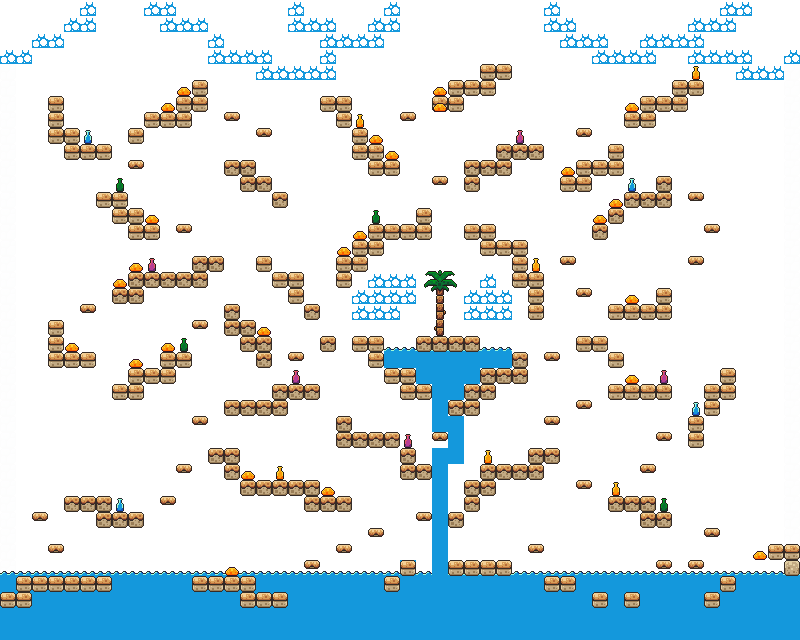

Tiled map render using the project's own tile images. Description and the map definition, with tile-layer contents summarised, below:
An orthogonal 50x40 tile map with 16x16 px tiles, 10 tile layers (Background, Air, Lvl Wall, Edge, ...), 5 tilesets and 145 objects.

<map version="1.11" tiledversion="1.11.2" orientation="orthogonal" renderorder="right-down" width="50" height="40" tilewidth="16" tileheight="16" infinite="0" nextlayerid="15" nextobjectid="156">
 <properties>
  <property name="player_default_position" value="1,4" />
  <property name="seconds" type="int" value="300" />
  <property name="text_color" type="color" value="#ff000000" />
 </properties>
 <tileset firstgid="1" source="../tilesets/world_tileset.tsx" />
 <tileset firstgid="257" source="../tilesets/platforms.tsx" />
 <tileset firstgid="273" source="../tilesets/hearts.tsx" />
 <tileset firstgid="277" source="../tilesets/coin.tsx" />
 <tileset firstgid="278" source="../tilesets/fruit.tsx" />
 <layer id="1" name="Background" width="50" height="40">
  <data>[2000 cells, 2000 non-empty, 1 distinct tile ids]</data>
 </layer>
 <layer id="2" name="Air" width="50" height="40" opacity="0.18" tintcolor="#375aaa">
  <data>[2000 cells, 2000 non-empty, 1 distinct tile ids]</data>
 </layer>
 <layer id="3" name="Lvl Wall" width="50" height="40" opacity="0.01">
  <data>[2000 cells, 34 non-empty, 1 distinct tile ids]</data>
 </layer>
 <layer id="4" name="Edge" width="50" height="40" opacity="0.01">
  <data>[2000 cells, 37 non-empty, 1 distinct tile ids]</data>
 </layer>
 <layer id="6" name="Water" width="50" height="40">
  <data>[2000 cells, 284 non-empty, 2 distinct tile ids]</data>
 </layer>
 <layer id="5" name="Platforms" width="50" height="40">
  <data>[2000 cells, 174 non-empty, 3 distinct tile ids]</data>
 </layer>
 <layer id="13" name="Sand" width="50" height="40">
  <data>[2000 cells, 94 non-empty, 1 distinct tile ids]</data>
 </layer>
 <objectgroup id="7" name="Moving Sprites">
  <object id="102" gid="3" x="752" y="576" width="16" height="16">
   <properties>
    <property name="boundary_bottom" type="float" value="0" />
    <property name="boundary_left" type="float" value="0" />
    <property name="boundary_right" type="float" value="0" />
    <property name="boundary_top" type="float" value="0" />
    <property name="change_x" type="float" value="0" />
    <property name="change_y" type="float" value="0" />
   </properties>
  </object>
  <object id="103" gid="3" x="768" y="576" width="16" height="16">
   <properties>
    <property name="boundary_bottom" type="float" value="0" />
    <property name="boundary_left" type="float" value="0" />
    <property name="boundary_right" type="float" value="0" />
    <property name="boundary_top" type="float" value="0" />
    <property name="change_x" type="float" value="0" />
    <property name="change_y" type="float" value="0" />
   </properties>
  </object>
 </objectgroup>
 <layer id="8" name="Dynamic Items" width="50" height="40">
  <data>[2000 cells, 19 non-empty, 4 distinct tile ids]</data>
 </layer>
 <objectgroup id="9" name="Fruits">
  <object id="104" gid="278" x="256" y="592" width="16" height="16" />
  <object id="105" gid="287" x="80" y="496" width="16" height="16" />
  <object id="106" gid="291" x="336" y="496" width="16" height="16" />
  <object id="107" gid="282" x="256" y="400" width="16" height="16" />
  <object id="108" gid="288" x="240" y="320" width="16" height="16" />
  <object id="109" gid="279" x="144" y="368" width="16" height="16" />
  <object id="110" gid="286" x="48" y="320" width="16" height="16" />
  <object id="111" gid="284" x="128" y="208" width="16" height="16" />
  <object id="112" gid="278" x="176" y="272" width="16" height="16" />
  <object id="113" gid="286" x="64" y="128" width="16" height="16" />
  <object id="114" gid="279" x="192" y="80" width="16" height="16" />
  <object id="116" gid="288" x="320" y="96" width="16" height="16" />
  <object id="117" gid="283" x="464" y="80" width="16" height="16" />
  <object id="118" gid="278" x="480" y="160" width="16" height="16" />
  <object id="119" gid="286" x="400" y="224" width="16" height="16" />
  <object id="120" gid="291" x="256" y="176" width="16" height="16" />
  <object id="121" gid="283" x="272" y="272" width="16" height="16" />
  <object id="122" gid="288" x="496" y="368" width="16" height="16" />
  <object id="123" gid="291" x="384" y="368" width="16" height="16" />
  <object id="124" gid="279" x="416" y="336" width="16" height="16" />
  <object id="125" gid="284" x="496" y="240" width="16" height="16" />
  <object id="126" gid="279" x="512" y="464" width="16" height="16" />
  <object id="127" gid="286" x="480" y="560" width="16" height="16" />
  <object id="128" gid="290" x="368" y="432" width="16" height="16" />
  <object id="129" gid="279" x="640" y="384" width="16" height="16" />
  <object id="130" gid="284" x="640" y="304" width="16" height="16" />
  <object id="131" gid="286" x="720" y="368" width="16" height="16" />
  <object id="132" gid="287" x="640" y="496" width="16" height="16" />
  <object id="133" gid="278" x="640" y="192" width="16" height="16" />
  <object id="134" gid="287" x="592" y="160" width="16" height="16" />
  <object id="135" gid="290" x="656" y="96" width="16" height="16" />
  <object id="136" gid="286" x="576" y="336" width="16" height="16" />
  <object id="137" gid="283" x="560" y="576" width="16" height="16" />
  <object id="138" gid="278" x="624" y="592" width="16" height="16" />
 </objectgroup>
 <objectgroup id="10" name="Coins">
  <object id="5" gid="277" x="64" y="480" width="16" height="16" />
  <object id="6" gid="277" x="80" y="480" width="16" height="16" />
  <object id="7" gid="277" x="128" y="496" width="16" height="16" />
  <object id="9" gid="277" x="80" y="560" width="16" height="16" />
  <object id="10" gid="277" x="336" y="480" width="16" height="16" />
  <object id="11" gid="277" x="320" y="480" width="16" height="16" />
  <object id="12" gid="277" x="288" y="464" width="16" height="16" />
  <object id="13" gid="277" x="256" y="464" width="16" height="16" />
  <object id="14" gid="277" x="240" y="464" width="16" height="16" />
  <object id="15" gid="277" x="224" y="384" width="16" height="16" />
  <object id="16" gid="277" x="240" y="384" width="16" height="16" />
  <object id="17" gid="277" x="240" y="304" width="16" height="16" />
  <object id="18" gid="277" x="256" y="320" width="16" height="16" />
  <object id="19" gid="277" x="160" y="336" width="16" height="16" />
  <object id="20" gid="277" x="144" y="352" width="16" height="16" />
  <object id="21" gid="277" x="112" y="368" width="16" height="16" />
  <object id="22" gid="277" x="80" y="336" width="16" height="16" />
  <object id="23" gid="277" x="48" y="304" width="16" height="16" />
  <object id="24" gid="277" x="208" y="240" width="16" height="16" />
  <object id="25" gid="277" x="112" y="272" width="16" height="16" />
  <object id="26" gid="277" x="144" y="208" width="16" height="16" />
  <object id="27" gid="277" x="160" y="256" width="16" height="16" />
  <object id="28" gid="277" x="176" y="256" width="16" height="16" />
  <object id="29" gid="277" x="112" y="176" width="16" height="16" />
  <object id="30" gid="277" x="96" y="176" width="16" height="16" />
  <object id="31" gid="277" x="64" y="112" width="16" height="16" />
  <object id="32" gid="277" x="96" y="128" width="16" height="16" />
  <object id="33" gid="277" x="80" y="128" width="16" height="16" />
  <object id="34" gid="277" x="160" y="96" width="16" height="16" />
  <object id="35" gid="277" x="144" y="96" width="16" height="16" />
  <object id="36" gid="277" x="192" y="64" width="16" height="16" />
  <object id="37" gid="277" x="352" y="112" width="16" height="16" />
  </objectgroup>
 <objectgroup id="11" name="Hearts">
  <!-- 3 objects omitted --></objectgroup>
 <layer id="14" name="Clouds" width="50" height="40">
  <data>[2000 cells, 151 non-empty, 2 distinct tile ids]</data>
 </layer>
 <layer id="12" name="Foreground" width="50" height="40">
  <data>[2000 cells, 36 non-empty, 12 distinct tile ids]</data>
 </layer>
</map>
<!-- 77 of 145 objects omitted -->
